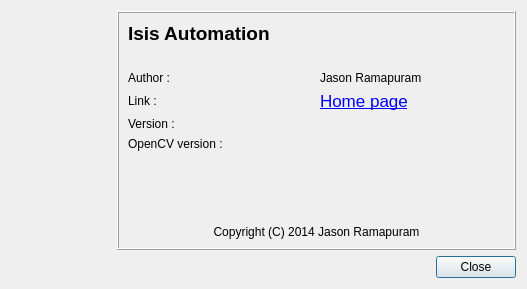
<?xml version="1.0" encoding="UTF-8"?>
<ui version="4.0">
 <class>aboutDialog</class>
 <widget class="QDialog" name="aboutDialog">
  <property name="geometry">
   <rect>
    <x>0</x>
    <y>0</y>
    <width>527</width>
    <height>289</height>
   </rect>
  </property>
  <property name="sizePolicy">
   <sizepolicy hsizetype="Fixed" vsizetype="Fixed">
    <horstretch>0</horstretch>
    <verstretch>0</verstretch>
   </sizepolicy>
  </property>
  <property name="windowTitle">
   <string>About ISIS</string>
  </property>
  <layout class="QVBoxLayout" name="verticalLayout">
   <item>
    <layout class="QHBoxLayout" name="horizontalLayout">
     <item>
      <widget class="QLabel" name="label_7">
       <property name="maximumSize">
        <size>
         <width>100</width>
         <height>100</height>
        </size>
       </property>
       <property name="text">
        <string/>
       </property>
       <property name="pixmap">
        <pixmap resource="../resources.qrc">:/images/resources/Find-Object.png</pixmap>
       </property>
       <property name="scaledContents">
        <bool>true</bool>
       </property>
      </widget>
     </item>
     <item>
      <widget class="QFrame" name="frame">
       <property name="frameShape">
        <enum>QFrame::Box</enum>
       </property>
       <property name="frameShadow">
        <enum>QFrame::Raised</enum>
       </property>
       <layout class="QVBoxLayout" name="verticalLayout_4">
        <item>
         <widget class="QLabel" name="label">
          <property name="text">
           <string>&lt;!DOCTYPE HTML PUBLIC &quot;-//W3C//DTD HTML 4.0//EN&quot; &quot;http://www.w3.org/TR/REC-html40/strict.dtd&quot;&gt;
&lt;html&gt;&lt;head&gt;&lt;meta name=&quot;qrichtext&quot; content=&quot;1&quot; /&gt;&lt;style type=&quot;text/css&quot;&gt;
p, li { white-space: pre-wrap; }
&lt;/style&gt;&lt;/head&gt;&lt;body style=&quot; font-family:'Droid Sans'; font-size:10pt; font-weight:400; font-style:normal;&quot;&gt;
&lt;p style=&quot; margin-top:0px; margin-bottom:0px; margin-left:0px; margin-right:0px; -qt-block-indent:0; text-indent:0px;&quot;&gt;&lt;span style=&quot; font-family:'MS Shell Dlg 2'; font-size:14pt; font-weight:600;&quot;&gt;Isis Automation&lt;/span&gt;&lt;/p&gt;&lt;/body&gt;&lt;/html&gt;</string>
          </property>
          <property name="alignment">
           <set>Qt::AlignLeading|Qt::AlignLeft|Qt::AlignVCenter</set>
          </property>
         </widget>
        </item>
        <item>
         <widget class="QLabel" name="label_9">
          <property name="text">
           <string/>
          </property>
          <property name="alignment">
           <set>Qt::AlignLeading|Qt::AlignLeft|Qt::AlignVCenter</set>
          </property>
          <property name="wordWrap">
           <bool>true</bool>
          </property>
         </widget>
        </item>
        <item>
         <layout class="QGridLayout" name="gridLayout" columnstretch="0,0">
          <item row="1" column="0">
           <widget class="QLabel" name="label_2">
            <property name="text">
             <string>Author :</string>
            </property>
           </widget>
          </item>
          <item row="3" column="0">
           <widget class="QLabel" name="label_4">
            <property name="text">
             <string>Link :</string>
            </property>
           </widget>
          </item>
          <item row="6" column="0">
           <widget class="QLabel" name="label_6">
            <property name="text">
             <string>Version :</string>
            </property>
           </widget>
          </item>
          <item row="3" column="1">
           <widget class="QLabel" name="label_HomePage_2">
            <property name="text">
             <string>&lt;!DOCTYPE HTML PUBLIC &quot;-//W3C//DTD HTML 4.0//EN&quot; &quot;http://www.w3.org/TR/REC-html40/strict.dtd&quot;&gt;
&lt;html&gt;&lt;head&gt;&lt;meta name=&quot;qrichtext&quot; content=&quot;1&quot; /&gt;&lt;style type=&quot;text/css&quot;&gt;
p, li { white-space: pre-wrap; }
&lt;/style&gt;&lt;/head&gt;&lt;body style=&quot; font-family:'Lucida Grande'; font-size:13pt; font-weight:400; font-style:normal;&quot;&gt;
&lt;p style=&quot; margin-top:0px; margin-bottom:0px; margin-left:0px; margin-right:0px; -qt-block-indent:0; text-indent:0px;&quot;&gt;&lt;a href=&quot;http://jason.ramapuram.net&quot;&gt;&lt;span style=&quot; text-decoration: underline; color:#0000ff;&quot;&gt;Home page&lt;/span&gt;&lt;/a&gt;&lt;/p&gt;&lt;/body&gt;&lt;/html&gt;</string>
            </property>
            <property name="alignment">
             <set>Qt::AlignLeading|Qt::AlignLeft|Qt::AlignVCenter</set>
            </property>
            <property name="openExternalLinks">
             <bool>true</bool>
            </property>
           </widget>
          </item>
          <item row="1" column="1">
           <widget class="QLabel" name="label_8">
            <property name="text">
             <string>Jason Ramapuram</string>
            </property>
            <property name="alignment">
             <set>Qt::AlignLeading|Qt::AlignLeft|Qt::AlignVCenter</set>
            </property>
           </widget>
          </item>
          <item row="6" column="1">
           <widget class="QLabel" name="label_version">
            <property name="text">
             <string/>
            </property>
            <property name="alignment">
             <set>Qt::AlignLeading|Qt::AlignLeft|Qt::AlignVCenter</set>
            </property>
           </widget>
          </item>
          <item row="7" column="0">
           <widget class="QLabel" name="label_10">
            <property name="text">
             <string>OpenCV version :</string>
            </property>
           </widget>
          </item>
          <item row="7" column="1">
           <widget class="QLabel" name="label_version_opencv">
            <property name="text">
             <string/>
            </property>
            <property name="alignment">
             <set>Qt::AlignLeading|Qt::AlignLeft|Qt::AlignVCenter</set>
            </property>
           </widget>
          </item>
         </layout>
        </item>
        <item>
         <spacer name="verticalSpacer_3">
          <property name="orientation">
           <enum>Qt::Vertical</enum>
          </property>
          <property name="sizeHint" stdset="0">
           <size>
            <width>20</width>
            <height>1</height>
           </size>
          </property>
         </spacer>
        </item>
        <item>
         <widget class="QLabel" name="label_3">
          <property name="text">
           <string/>
          </property>
          <property name="pixmap">
           <pixmap>:/images/IntRoLabSmall.png</pixmap>
          </property>
          <property name="alignment">
           <set>Qt::AlignCenter</set>
          </property>
         </widget>
        </item>
        <item>
         <widget class="QLabel" name="label_5">
          <property name="text">
           <string>Copyright (C) 2014 Jason Ramapuram</string>
          </property>
          <property name="alignment">
           <set>Qt::AlignCenter</set>
          </property>
         </widget>
        </item>
       </layout>
      </widget>
     </item>
    </layout>
   </item>
   <item>
    <widget class="QDialogButtonBox" name="buttonBox">
     <property name="orientation">
      <enum>Qt::Horizontal</enum>
     </property>
     <property name="standardButtons">
      <set>QDialogButtonBox::Close</set>
     </property>
    </widget>
   </item>
  </layout>
 </widget>
 <resources>
  <include location="../resources.qrc"/>
 </resources>
 <connections>
  <connection>
   <sender>buttonBox</sender>
   <signal>accepted()</signal>
   <receiver>aboutDialog</receiver>
   <slot>accept()</slot>
   <hints>
    <hint type="sourcelabel">
     <x>248</x>
     <y>254</y>
    </hint>
    <hint type="destinationlabel">
     <x>157</x>
     <y>274</y>
    </hint>
   </hints>
  </connection>
  <connection>
   <sender>buttonBox</sender>
   <signal>rejected()</signal>
   <receiver>aboutDialog</receiver>
   <slot>reject()</slot>
   <hints>
    <hint type="sourcelabel">
     <x>316</x>
     <y>260</y>
    </hint>
    <hint type="destinationlabel">
     <x>286</x>
     <y>274</y>
    </hint>
   </hints>
  </connection>
 </connections>
</ui>
